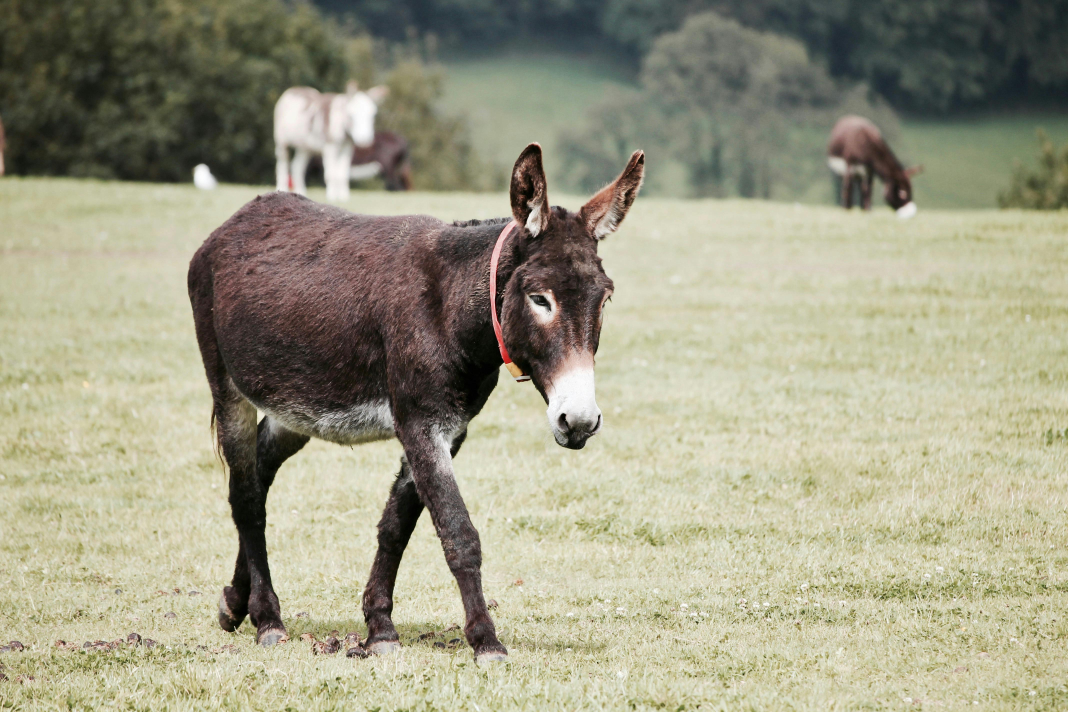
#> input picture donkey.jpg, 4272 x 2848 px, found by its file name (shown at 1/4 size)
$ python rgb2gray.py
#> lines starting #> are read from the running program, lines starting #| are printed output that depends on the picture
import cv2

# RGB TO GRAY

image = cv2.imread(r"C:\iverilog\bin\codes\FPGA_EDGE_DETECTION\donkey.jpg")
#> image is the input picture: shape (2848, 4272, 3); mean B, G, R 133, 155.8, 157.9

if image is None:
    print("Error: Image not found")
else:

    image_sized = cv2.resize(image, (640,480))
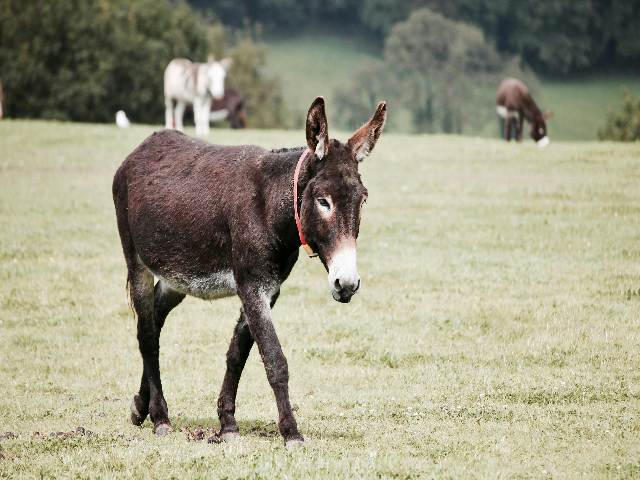
#> image_sized: shape (480, 640, 3); mean B, G, R 132.9, 155.7, 157.8
    gray = cv2.cvtColor(image_sized, cv2.COLOR_BGR2GRAY)
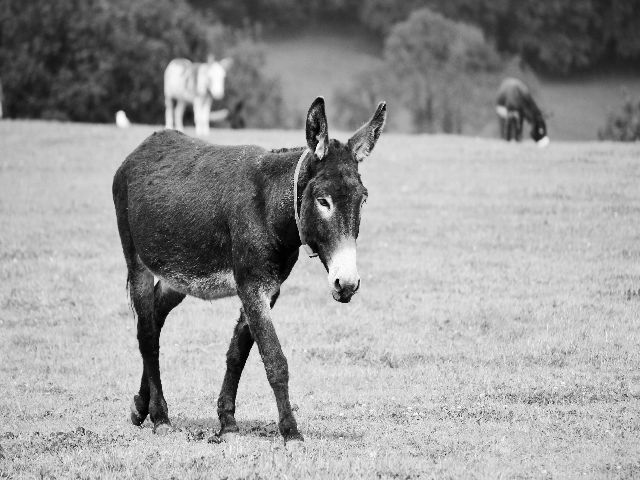
#> gray: shape (480, 640); min 0, max 254, mean 153.7
    gray_sized = cv2.resize(gray, (640, 480))

    cv2.imwrite(r"C:\iverilog\bin\codes\FPGA_EDGE_DETECTION\donkey_gray.jpg", gray_sized)

    cv2.imshow("ORIGINAL IMAGE", image_sized)
    cv2.imshow("GRAYSCALE IMAGE", gray_sized)
    cv2.waitKey(0)
    cv2.destroyAllWindows()

# GRAY TO MEM FILE

pixel = gray_sized.flatten()

with open(r"C:\iverilog\bin\codes\FPGA_EDGE_DETECTION\donkey.mem", "w") as f:
    for i in pixel:
        f.write(f"{i:02X}\n")
#> this loop made 307200 passes
#> i on passes 1 to 3: 52, 56, 62
